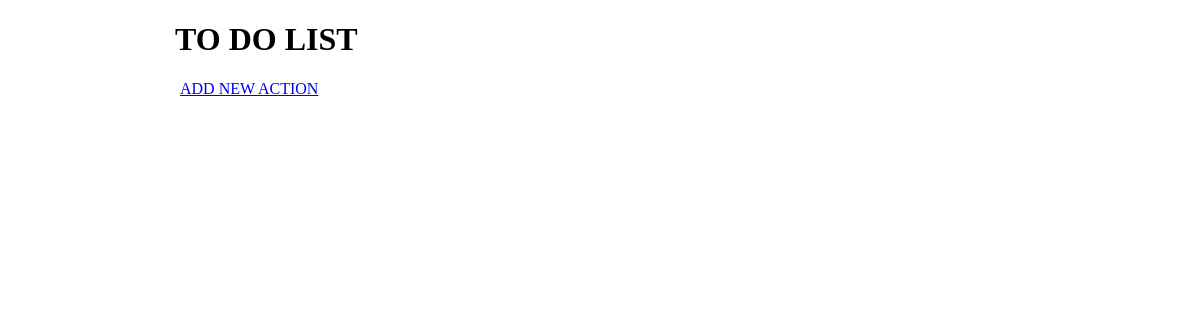
/, run on an earlier commit of the app's database.
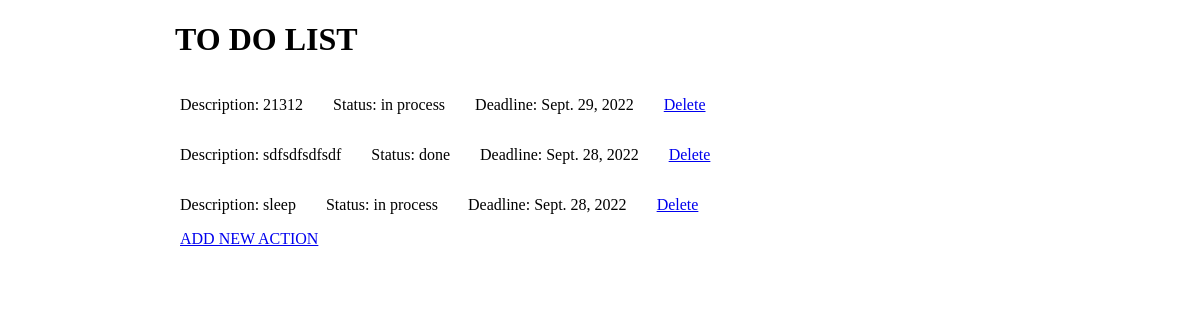
And on a later commit of the database.
### webapp/models.py (models this page shows, shortened)
class ToDo(models.Model):
    description = models.CharField(max_length=3000, null=False, blank=False, verbose_name='Описание')
    status = models.TextField(max_length=200, null=False, blank=False, default='new', verbose_name='Статус')
    deadline = models.DateField(verbose_name='Дата выполнения', null=True, default=None)

### webapp/views.py (the view)
# urls.py: path('', webapp_views.index_view),
def index_view(request):
    to_do = ToDo.objects.all()
    context = {
        "to_do": to_do
    }
    return render(request, 'index.html', context=context)

### webapp/templates/index.html (shortened to what this page needs)
{% load static %}
<!DOCTYPE html>
<html lang="en">
<head>
    <link rel="stylesheet" href="{% static 'css/style.css' %}">
</head>
<body>
    <div class="container">
        <h1 class="title">TO DO LIST</h1>
    </div>
    <div class="container"">
        {%for action in to_do%}
        <div class="row">
            <p class="text">Description: {{action.description}}</p>
            <p class="text">Status: {{action.status}}</p>
            <p class="text">Deadline: {{action.deadline}}</p>
            <a class="delete_link" href="/delete?pk={{action.pk}}">Delete</a>
        </div>
        {%endfor%}
        <a class="add_link" href="/add">ADD NEW ACTION</a>
    </div>
</body>
</html>

### to_do_app/static/css/style.css (style rules this page uses)
.container { margin: 0 auto; width: 100%; max-width: 900px; }
.title { margin-left: 25px; }
.row { display: flex; align-items: center; }
.text { margin-left: 30px; }
.delete_link { margin-left: 30px; }
.add_link { margin-left: 30px; }

What changed in the data, as far as the page shows it:
added ToDo: description "21312", status "in process", deadline "Sept. 29, 2022"
added ToDo: description "sdfsdfsdfsdf", status "done", deadline "Sept. 28, 2022"
added ToDo: description "sleep", status "in process", deadline "Sept. 28, 2022"
